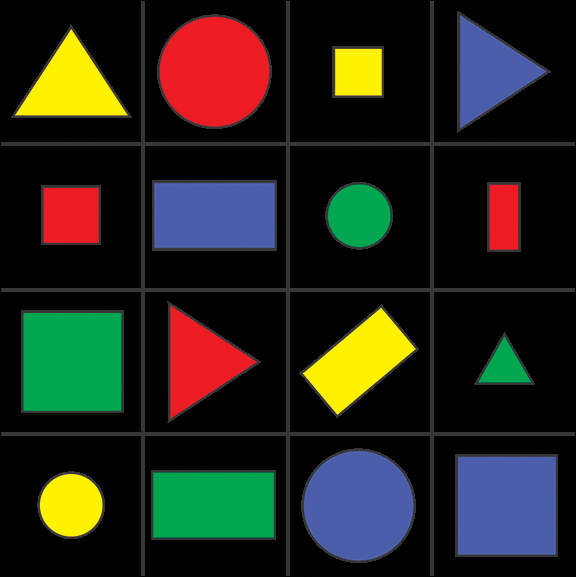
#> input picture sha.jpg, 576 x 577 px, given in place of shap.png, which was not available
$ python shape_feature.py
#> lines starting #> are read from the running program, lines starting #| are printed output that depends on the picture; after the words box and inside, x2 and y2 are one past the last pixel; in counts of white or black regions, pixels touching at a corner belong together; pictures that were not available may be replaced by others from this repository, and a replacement may not be noted
import numpy as np
import cv2
from matplotlib import pyplot as plt

num_shapes = {
    'square': 0,
    'triangle': 0,
    'rectangle': 0,
    'circle': 0,
    'pentagon': 0
}


def detectShape(cnt):
    shape = 'unknown'
    peri = cv2.arcLength(c, True)
    vertices = cv2.approxPolyDP(c, 0.04 * peri, True)
    if len(vertices) == 3:
        shape = 'triangle'
    elif len(vertices) == 4:
        x, y, width, height = cv2.boundingRect(vertices)
        aspectRatio = float(width) / height
        if aspectRatio >= 0.95 and aspectRatio <= 1.05:
            shape = "square"
        else:
            shape = "rectangle"
    elif len(vertices) == 5:
        shape = "pentagon"
    else:
        shape = "circle"
    num_shapes[shape] += 1
    cnt = vertices
    cnt = np.append(cnt, [[cnt[0][0][0], cnt[0][0][1]]])
    cnt = np.reshape(cnt, (len(vertices)+1, 1, 2))
    M = cv2.moments(cnt)
    cX = int(M['m10'] / M['m00'])
    cY = int(M['m01'] / M['m00'])
    cv2.drawContours(image, [c], -1, (0, 255, 0), 2)
    cv2.putText(image, '{}{}'.format(shape, str(num_shapes[shape])), (cX, cY), cv2.FONT_HERSHEY_SIMPLEX,
                0.5, (0, 0, 0), 2)
    print('Area of {}{} = {}  perimeter {} '.format(
        shape, num_shapes[shape], M['m00'], peri))
    return


i = int(input('enter option 1.Contour 2.Edge Detection 3.Feature Matching 4.corner Detectionb5.Shape Recognition'))
#> the answer given: 1
if i == 1:
    image = cv2.imread('shap.png')
#> image is the input picture: shape (577, 576, 3); mean B, G, R 28.2, 37.1, 37.1
    gray_image = cv2.cvtColor(image, cv2.COLOR_BGR2GRAY)
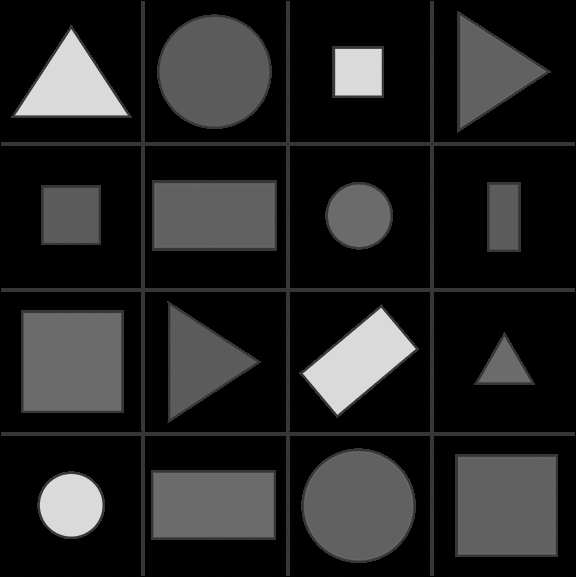
#> gray_image: shape (577, 576); min 0, max 218, mean 36.1
    ret, thresh = cv2.threshold(gray_image, 127, 255, 0)
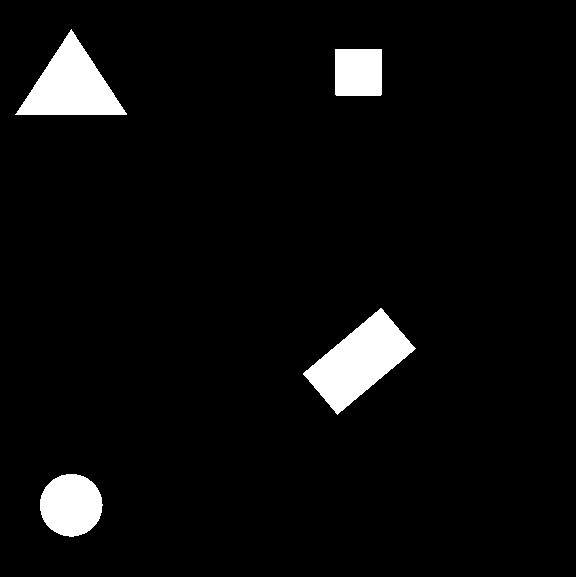
#> thresh: shape (577, 576); 4.7% white; 4 white regions
    contours, hierarchy = cv2.findContours(
        thresh, cv2.RETR_TREE, cv2.CHAIN_APPROX_SIMPLE)
#> contours = 4 contours; box (x1, y1, x2, y2) and area: (303, 308, 416, 415) 5404, (15, 29, 127, 115) 4690, (40, 474, 103, 537) 2994, (335, 49, 382, 96) 2115
    with_contours = cv2.drawContours(image, contours, -1, (0, 255, 0), 3)
    plt.imshow(with_contours)
    plt.show()

elif i == 2:
    image = cv2.imread('edge.jpg')
    edges = cv2.Canny(image, 100, 200)
    plt.imshow(edges)
    plt.show()
elif i == 3:
    img1 = cv2.imread('messi1.jpg', 0)
    img2 = cv2.imread('messi2.jpg', 0)
    orb = cv2.ORB_create()
    kp1, des1 = orb.detectAndCompute(img1, None)
    kp2, des2 = orb.detectAndCompute(img2, None)
    bf = cv2.BFMatcher(cv2.NORM_HAMMING, crossCheck=True)
    matches = bf.match(des1, des2)
    matches = sorted(matches, key=lambda x: x.distance)
    img3 = cv2.drawMatches(img1, kp1, img2, kp2, matches[:10], None, flags=2)
    plt.imshow(img3), plt.show()
elif i == 4:
    img = cv2.imread("house.jpg")
    gray = cv2.cvtColor(img, cv2.COLOR_BGR2GRAY)
    gray = np.float32(gray)
    dst = cv2.cornerHarris(gray, 2, 3, 0.04)
    dst = cv2.dilate(dst, None)
    img[dst > 0.01*dst.max()] = [0, 255, 0]
    cv2.imshow('dst', img)
    if cv2.waitKey(0) & 0xff == 27:
        cv2.destroyAllWindows()
else:
    image = cv2.imread('smile1.png')
    cv2.imshow("Original", image)
    grayScale = cv2.cvtColor(image, cv2.COLOR_BGR2GRAY)
    sigma = 0.33
    v = np.median(grayScale)
    low = int(max(0, (1.0 - sigma) * v))
    high = int(min(255, (1.0 + sigma) * v))
    edged = cv2.Canny(grayScale, low, high)
    (cnts, _) = cv2.findContours(
        edged, cv2.RETR_EXTERNAL, cv2.CHAIN_APPROX_SIMPLE)
    for c in cnts:
        detectShape(c)
    cv2.imshow("Image", image)
    cv2.waitKey(0)
    cv2.destroyAllWindows()

$ run again, on chess.png
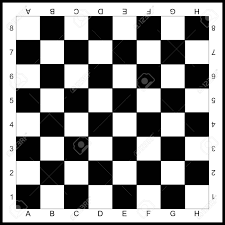
#> input picture chess.png, 225 x 225 px, given in place of shap.png, which was not available
#> image is the input picture: shape (225, 225, 3); min 0, max 255, mean 146.9
#> `ret, thresh = cv2.threshold(gray_image, 127, 255, 0)`:
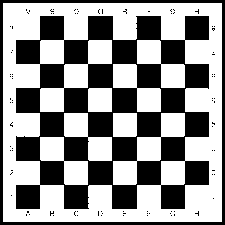
#> thresh: shape (225, 225); 57.1% white; 90 black regions (88 under 20 px)
#> contours = 121 contours, 107 with area under 20; largest, box (x1, y1, x2, y2) and area: (3, 3, 222, 222) 47524, (15, 15, 210, 210) 25062, (113, 113, 185, 185) 1586, (40, 40, 112, 112) 1586, (160, 160, 210, 210) 1246
#> `with_contours = cv2.drawContours(image, contours, -1, (0, 255, 0), 3)`:
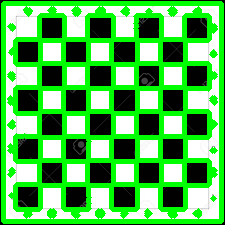
#> with_contours: shape (225, 225, 3); mean B, G, R 83.2, 184.7, 83.2
